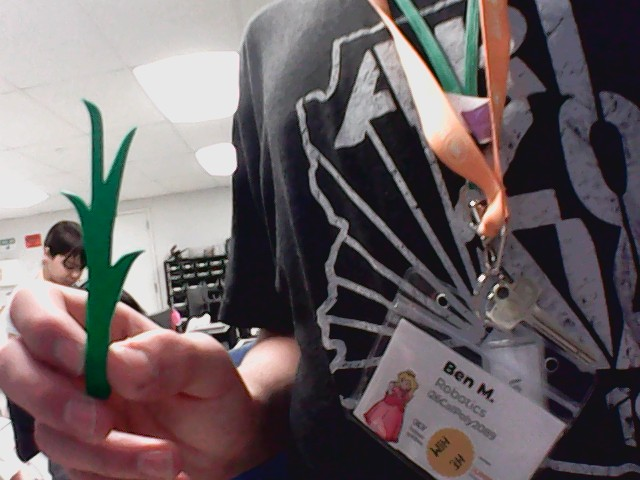
#> input picture WIN_20260723_09_15_25_Pro.jpg, 640 x 480 px, given in place of the camera
$ python 'web code v4.py'
#> lines starting #> are read from the running program, lines starting #| are printed output that depends on the picture; after the words box and inside, x2 and y2 are one past the last pixel; in counts of white or black regions, pixels touching at a corner belong together
import cv2
import numpy as np

# ==========================
# Camera Setup
# ==========================
cap = cv2.VideoCapture(0)

if not cap.isOpened():
    print("ERROR: Could not open camera.")
    exit()

print("Camera started successfully!")
print("Press 'q' to quit.")

# ==========================
# Main Loop
# ==========================
while True:

    # Capture a frame
    ret, image = cap.read()
#> image is the input picture: shape (480, 640, 3); mean B, G, R 101.8, 99.6, 109.4

    if not ret:
        print("Failed to grab frame.")
        break

    # Convert image to HSV
    hsv = cv2.cvtColor(image, cv2.COLOR_BGR2HSV)
#> hsv: shape (480, 640, 3); mean H, S, V 97.7, 58.4, 114.2

    # Slightly narrower green color range
    lower_green = np.array([30, 40, 40])
    upper_green = np.array([100, 255, 255])

    # Create mask
    mask = cv2.inRange(hsv, lower_green, upper_green)
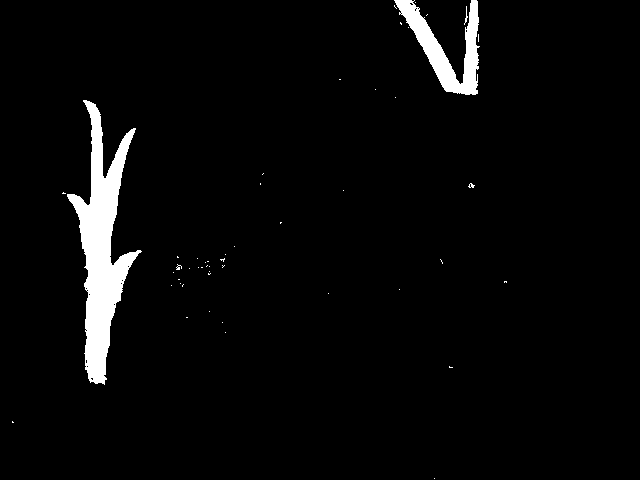
#> mask: shape (480, 640); 3.5% white; 50 white regions (47 under 20 px), largest, box (x1, y1, x2, y2) and area: (67, 100, 142, 385) 7771, (394, 0, 480, 95) 2890, (464, 6, 468, 25) 25

    # Remove noise
    kernel = np.ones((5, 5), np.uint8)
    mask = cv2.morphologyEx(mask, cv2.MORPH_OPEN, kernel)
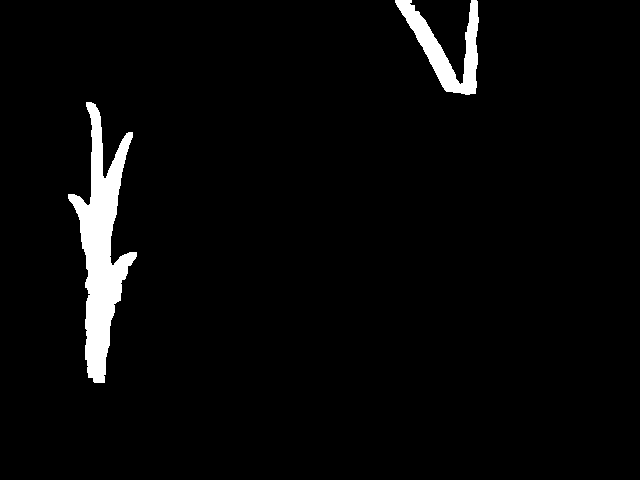
#> mask: shape (480, 640); 3.4% white; 2 white regions, box (x1, y1, x2, y2) and area: (68, 102, 137, 383) 7618, (395, 0, 479, 95) 2810
    mask = cv2.morphologyEx(mask, cv2.MORPH_CLOSE, kernel)
#> mask: shape (480, 640); 3.4% white; 2 white regions

    # Find contours
    contours, _ = cv2.findContours(
        mask,
        cv2.RETR_EXTERNAL,
        cv2.CHAIN_APPROX_SIMPLE
    )
#> contours = 2 contours; box (x1, y1, x2, y2) and area: (68, 102, 137, 383) 7284, (395, 0, 479, 95) 2618

    if len(contours) > 0:

        # Find the largest contour
        largest = max(contours, key=cv2.contourArea)
#> largest = contour of 252 points, box (x1, y1, x2, y2) (68, 102, 137, 383), area 7284
        area = cv2.contourArea(largest)
#> area = 7284

        # Ignore tiny objects
        if area > 500:

            # Bounding rectangle
            x, y, w, h = cv2.boundingRect(largest)
#> x = 68; y = 102; w = 69; h = 281

            # Center point
            center_x = x + w // 2
#> center_x = 102
            center_y = y + h // 2
#> center_y = 242

            # Draw contour
            cv2.drawContours(image, [largest], -1, (0, 0, 255), 2)

            # Draw bounding box
            cv2.rectangle(
                image,
                (x, y),
                (x + w, y + h),
                (0, 255, 0),
                2
            )

            # Label
            cv2.putText(
                image,
                "Corn",
                (x, y - 10),
                cv2.FONT_HERSHEY_SIMPLEX,
                0.8,
                (0, 255, 0),
                2
            )

            # Center dot
            cv2.circle(
                image,
                (center_x, center_y),
                6,
                (255, 0, 0),
                -1
            )
#> image: shape (480, 640, 3); mean B, G, R 99.8, 99.4, 109.3

            # Crosshair
            cv2.line(
                image,
                (center_x - 10, center_y),
                (center_x + 10, center_y),
                (255, 0, 0),
                2
            )
#> image: shape (480, 640, 3); mean B, G, R 99.8, 99.3, 109.3

            cv2.line(
                image,
                (center_x, center_y - 10),
                (center_x, center_y + 10),
                (255, 0, 0),
                2
            )
#> image: shape (480, 640, 3); mean B, G, R 99.9, 99.3, 109.3

            # Coordinates
            cv2.putText(
                image,
                f"({center_x}, {center_y})",
                (center_x + 15, center_y),
                cv2.FONT_HERSHEY_SIMPLEX,
                0.6,
                (255, 0, 0),
                2
            )
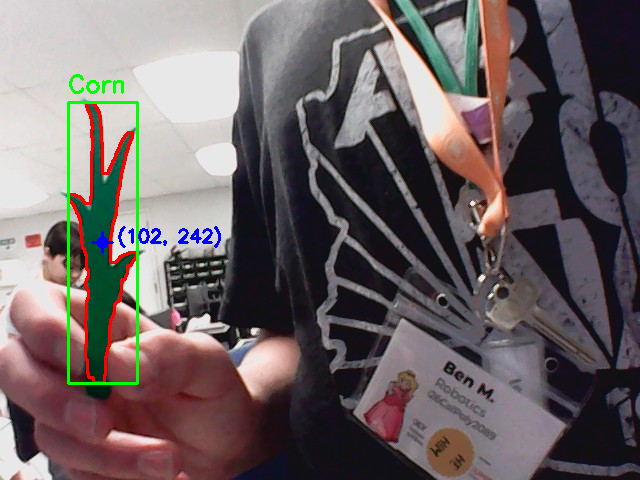
#> image: shape (480, 640, 3); mean B, G, R 100, 98.8, 108.8

            # Print information
            print("--------------------------------")
            print("Corn Detected")
            print("Center X :", center_x)
#| Center X : 102
            print("Center Y :", center_y)
#| Center Y : 242
            print("Width    :", w)
#| Width    : 69
            print("Height   :", h)
#| Height   : 281
            print("Area     :", int(area))
#| Area     : 7284

    # Show camera
    cv2.imshow("Corn Detector", image)
    cv2.imshow("Green Mask", mask)

    # Press Q to quit
    if cv2.waitKey(1) & 0xFF == ord('q'):
#> (key q is pressed here)
        break

# ==========================
# Cleanup
# ==========================
cap.release()
cv2.destroyAllWindows()

$ run again, on WIN_20260723_10_15_33_Pro.jpg
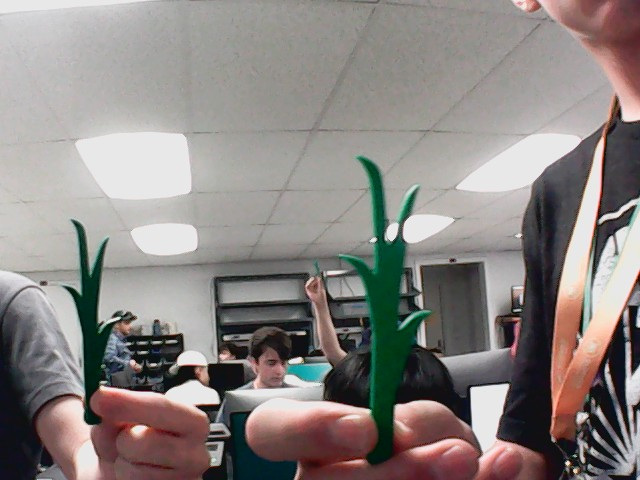
#> input picture WIN_20260723_10_15_33_Pro.jpg, 640 x 480 px, given in place of the camera
#> image is the input picture: shape (480, 640, 3); mean B, G, R 130.2, 132.9, 139
#> hsv: shape (480, 640, 3); mean H, S, V 56.2, 42.1, 142.9
#> `mask = cv2.morphologyEx(mask, cv2.MORPH_OPEN, kernel)`:
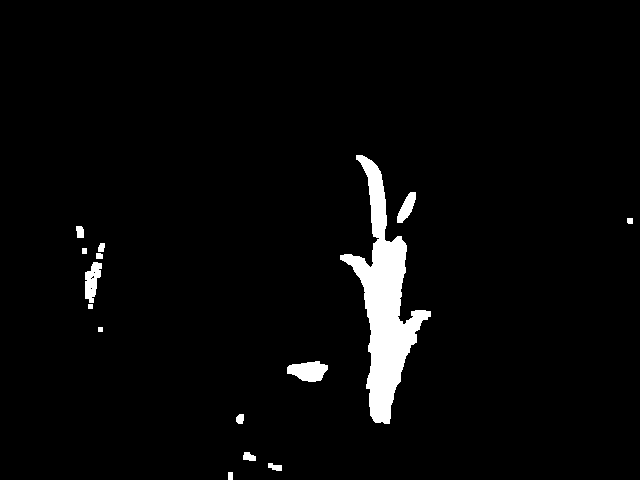
#> mask: shape (480, 640); 3.3% white; 15 white regions, largest, box (x1, y1, x2, y2) and area: (340, 155, 431, 424) 8129, (287, 361, 328, 382) 608, (85, 262, 102, 303) 440
#> contours = 12 contours, 1 with area under 20; largest, box (x1, y1, x2, y2) and area: (340, 155, 431, 424) 7830, (287, 361, 328, 382) 559, (85, 243, 105, 309) 527, (397, 192, 416, 223) 276, (243, 452, 256, 461) 70
#> largest = contour of 237 points, box (x1, y1, x2, y2) (340, 155, 431, 424), area 7830
#> area = 7830
#> x = 340; y = 155; w = 91; h = 269
#> center_x = 385
#> center_y = 289
#> `cv2.putText( image, f"({center_x}, {center_y})", (center_x + 15, cente..`:
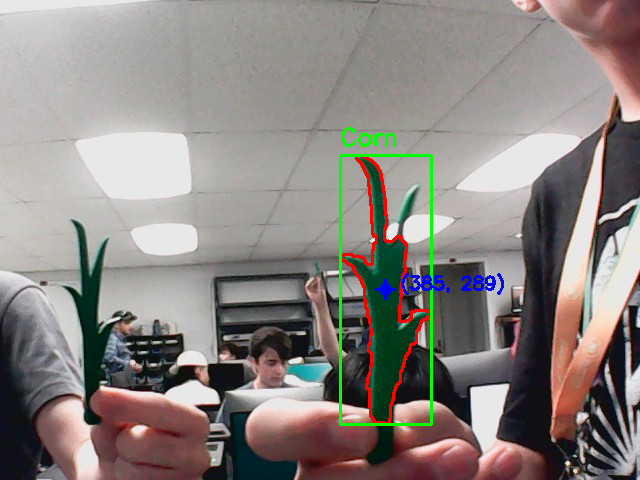
#> image: shape (480, 640, 3); mean B, G, R 129.1, 132.9, 139
#| Center X : 385
#| Center Y : 289
#| Width    : 91
#| Height   : 269
#| Area     : 7830

$ run again, on WIN_20260723_10_37_05_Pro.jpg
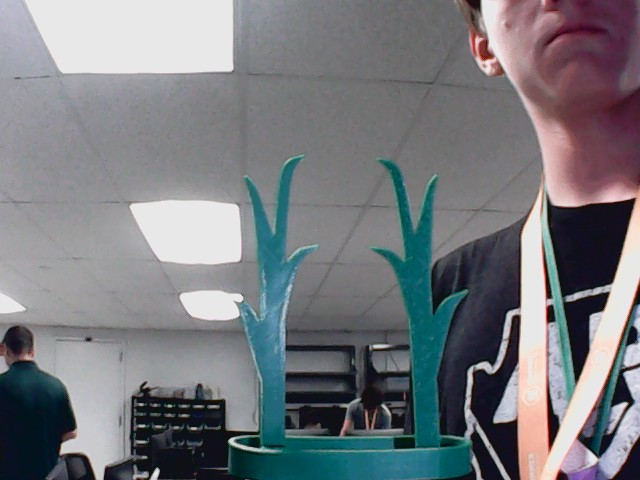
#> input picture WIN_20260723_10_37_05_Pro.jpg, 640 x 480 px, given in place of the camera
#> image is the input picture: shape (480, 640, 3); mean B, G, R 125.7, 121.2, 118.7
#> hsv: shape (480, 640, 3); mean H, S, V 100.5, 50.4, 130.4
#> `mask = cv2.morphologyEx(mask, cv2.MORPH_CLOSE, kernel)`:
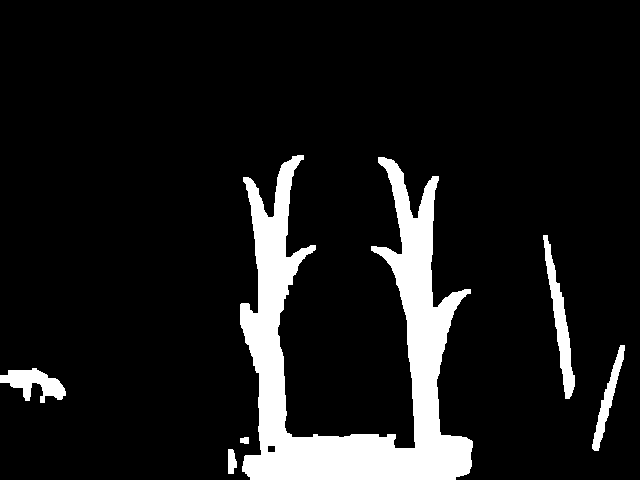
#> mask: shape (480, 640); 10.2% white; 6 white regions
#> contours = 6 contours; box (x1, y1, x2, y2) and area: (240, 155, 473, 480) 26360, (543, 235, 575, 399) 1436, (0, 368, 66, 403) 1074, (592, 345, 625, 451) 784, (228, 449, 237, 474) 150, (240, 437, 249, 444) 41
#> largest = contour of 579 points, box (x1, y1, x2, y2) (240, 155, 473, 480), area 26360
#> area = 26359.5
#> x = 240; y = 155; w = 233; h = 325
#> center_x = 356
#> center_y = 317
#> `cv2.putText( image, f"({center_x}, {center_y})", (center_x + 15, cente..`:
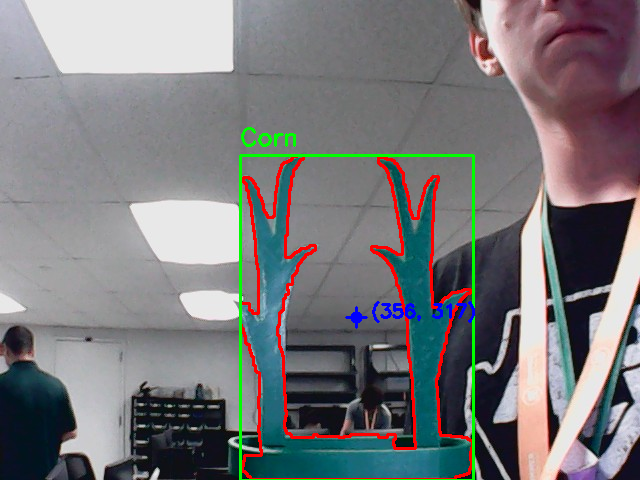
#> image: shape (480, 640, 3); mean B, G, R 122.8, 120.3, 121
#| Center X : 356
#| Center Y : 317
#| Width    : 233
#| Height   : 325
#| Area     : 26359
